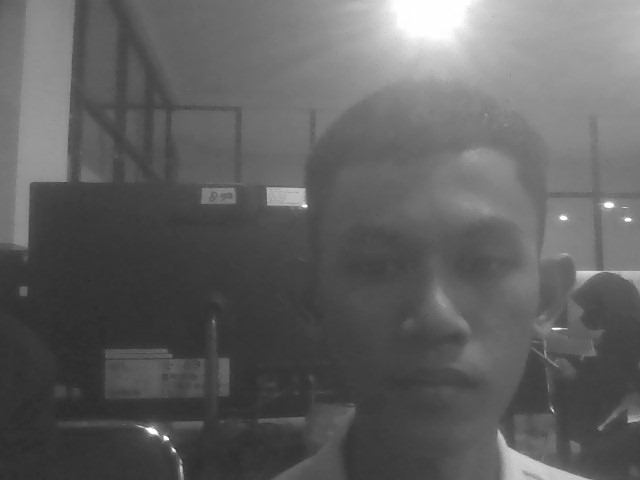
#> input picture IMG-20241114-WA0038.jpg, 640 x 480 px, given in place of the camera
$ python UAS_BintangFajar.py
#> lines starting #> are read from the running program, lines starting #| are printed output that depends on the picture; after the words box and inside, x2 and y2 are one past the last pixel; in counts of white or black regions, pixels touching at a corner belong together
import cv2
import os

# Buat direktori penyimpanan jika belum ada
output_dir = "captured_images"
if not os.path.exists(output_dir):
    os.makedirs(output_dir)

# Inisialisasi kamera
cap = cv2.VideoCapture(0)
face_cascade = cv2.CascadeClassifier(cv2.data.haarcascades + "haarcascade_frontalface_default.xml")

# Ambil gambar dari webcam
ret, frame = cap.read()
#> frame is the input picture: shape (480, 640, 3); min 43, max 255, mean 96.5
if not ret:
    print("Gagal mengambil gambar.")
else:
    # Simpan gambar asli (original)
    original_path = os.path.join(output_dir, "original.jpg")
    cv2.imwrite(original_path, frame)

    # Deteksi wajah dan crop gambar
    gray = cv2.cvtColor(frame, cv2.COLOR_BGR2GRAY)
    faces = face_cascade.detectMultiScale(gray, scaleFactor=1.1, minNeighbors=5, minSize=(30, 30))
#> faces = [[321, 182, 221, 221]]

    if len(faces) > 0:
        # Ambil wajah pertama yang terdeteksi dan lakukan cropping
        (x, y, w, h) = faces[0]
#> x = 321; y = 182; w = 221; h = 221
        cropped_face = frame[y:y + h, x:x + w]
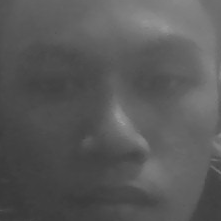
#> cropped_face: shape (221, 221, 3); min 56, max 155, mean 88.5
        cropped_path = os.path.join(output_dir, "cropped_original.jpg")
        cv2.imwrite(cropped_path, cropped_face)
    else:
        print("Tidak ada wajah terdeteksi.")

    # Simpan gambar grayscale
    grayscale_path = os.path.join(output_dir, "grayscale.jpg")
    cv2.imwrite(grayscale_path, gray)

    # Simpan gambar black & white (binary)
    _, blackwhite = cv2.threshold(gray, 127, 255, cv2.THRESH_BINARY)
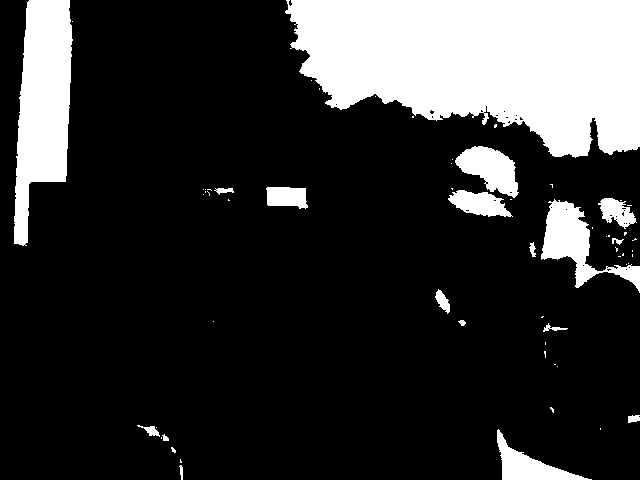
#> blackwhite: shape (480, 640); 19.9% white; 62 white regions (44 under 20 px), largest, box (x1, y1, x2, y2) and area: (285, 0, 640, 158) 41500, (14, 0, 73, 246) 9681, (541, 199, 640, 293) 3089
    blackwhite_path = os.path.join(output_dir, "blackwhite.jpg")
    cv2.imwrite(blackwhite_path, blackwhite)

    print("Gambar berhasil disimpan.")

# Lepas kamera dan tutup semua jendela
cap.release()
cv2.destroyAllWindows()

$ run again, on IMG-20241114-WA0039.jpg
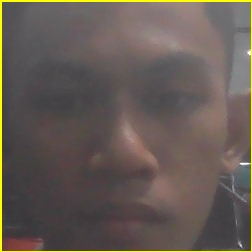
#> input picture IMG-20241114-WA0039.jpg, 252 x 252 px, given in place of the camera
#> frame is the input picture: shape (252, 252, 3); mean B, G, R 84.6, 91.1, 101
#> `gray = cv2.cvtColor(frame, cv2.COLOR_BGR2GRAY)`:
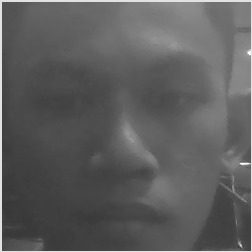
#> gray: shape (252, 252); min 53, max 255, mean 93.3
#> faces = ()
#> `_, blackwhite = cv2.threshold(gray, 127, 255, cv2.THRESH_BINARY)`:
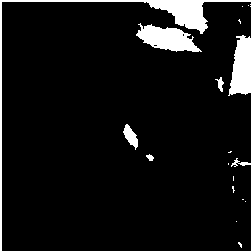
#> blackwhite: shape (252, 252); 7.9% white; 16 white regions (11 under 20 px), largest, box (x1, y1, x2, y2) and area: (0, 0, 252, 252) 3573, (136, 23, 202, 52) 1083, (123, 124, 138, 150) 197, (215, 77, 224, 92) 61, (146, 154, 154, 161) 35
